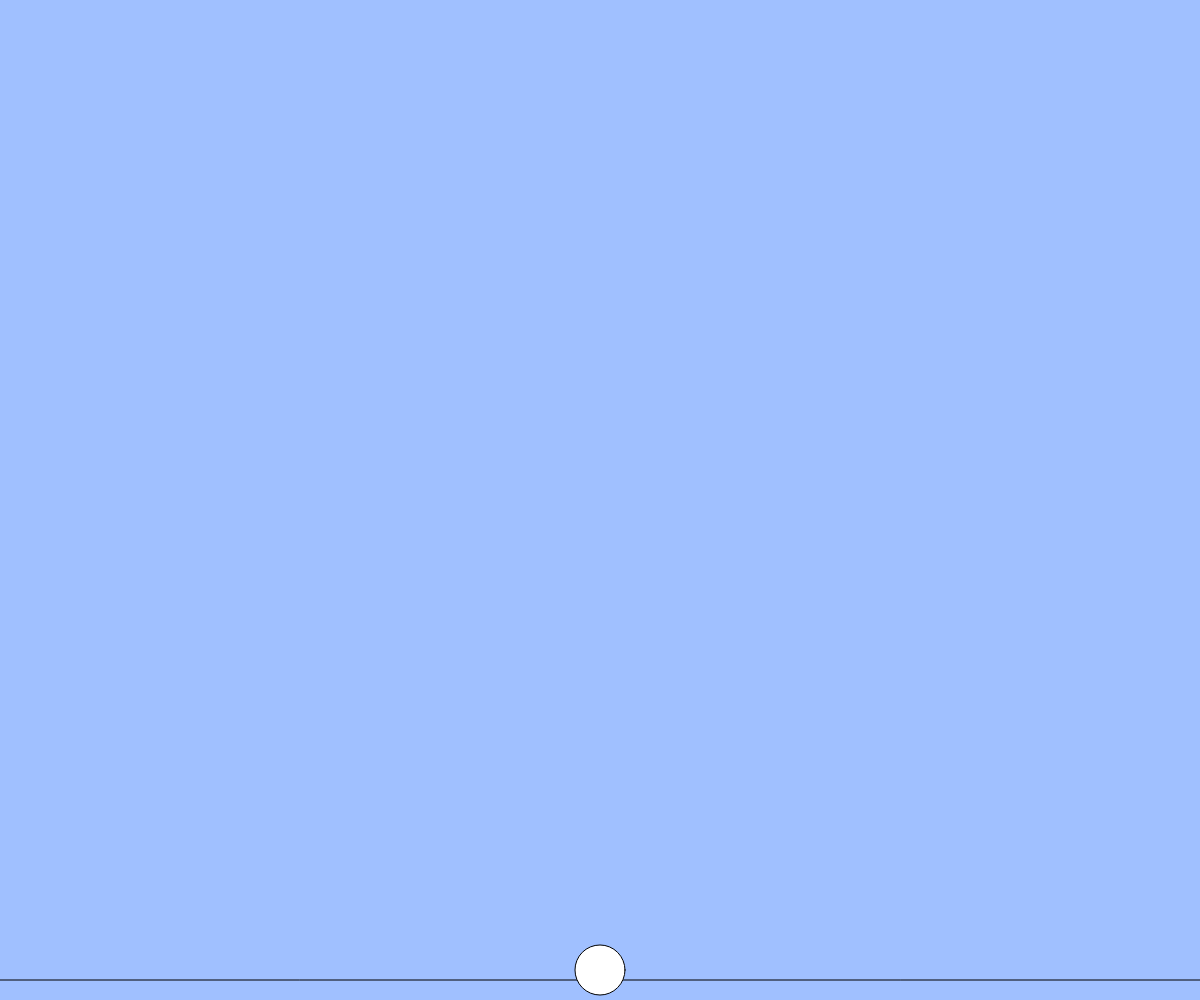
Frame 1 (no input)
Frame 60 (no input): identical to frame 1, image omitted
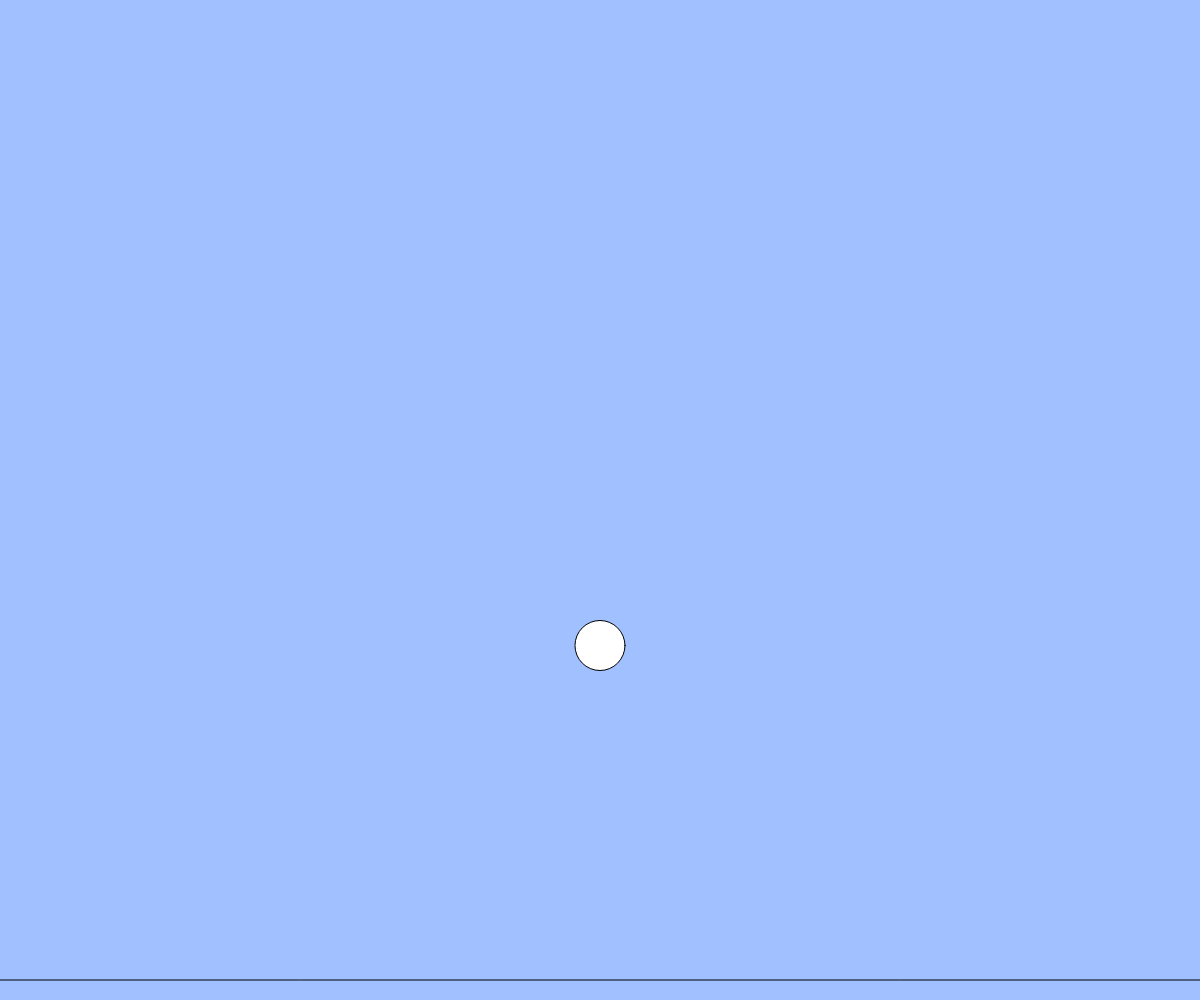
Frame 120 (the mouse pressed at the canvas centre since frame 60)

The p5.js sketch that drew these frames (run headless with seeded random() and noise() and a simulated clock; from frame 60 on, the mouse is pressed at the canvas centre):

// p5.js sketch
// ── sketch.js
const  g = 0.5;
const jump = 20;
const ground = 20;
const size = 20;
let x, y, vy;

function setup(){
  createCanvas(windowWidth, windowHeight);
  x = width / 2;
  y = height - ground - size/2;
  vy = 0;
}

function draw(){
  background(160, 192, 255);
  let gy = height - ground;
  line (0, gy, width, gy);
  rect(gy, width, 255);
  ellipse(x, y, 50);
  if(keyIsDown(LEFT_ARROW)){ x -= 5; }
  if(keyIsDown(RIGHT_ARROW)){ x += 5; }
  if(keyIsDown(UP_ARROW)){ y -= 5; }
  if(keyIsDown(DOWN_ARROW)){ y += 5; }
  if(keyIsDown("A".charCodeAt(0))){ x+= 10; }
  if(keyIsDown(" ".charCodeAt(0))){ x-= 10; }
  y +=vy;
  if(y < height - ground - size/2){vy += g;}
  else{
    vy = 0;
    y = height - ground - size/2;
  }
}

function mousePressed(){
  if(y >= height - ground - size/2
  ){
    vy = -jump;
  }
}

// イベントハンドラを使用するパターン
// function keyPressed(){
//   if(keyCode == LEFT_ARROW){ x -= 5; }
//   else if(keyCode == RIGHT_ARROW){ x+= 5; }
//   else if(keyCode == DOWN_ARROW){ y += 5; }
//   else if(keyCode == UP_ARROW){ y -= 5; }
//   else if(key == "A"){ x += 10; }
// }

function windowResized(){
  resizeCanvas(windowWidth, windowHeight);
}
